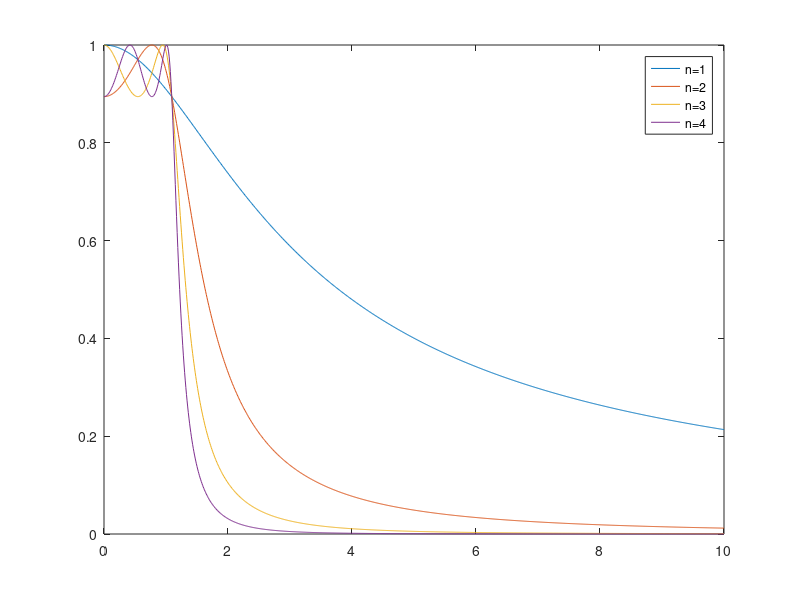
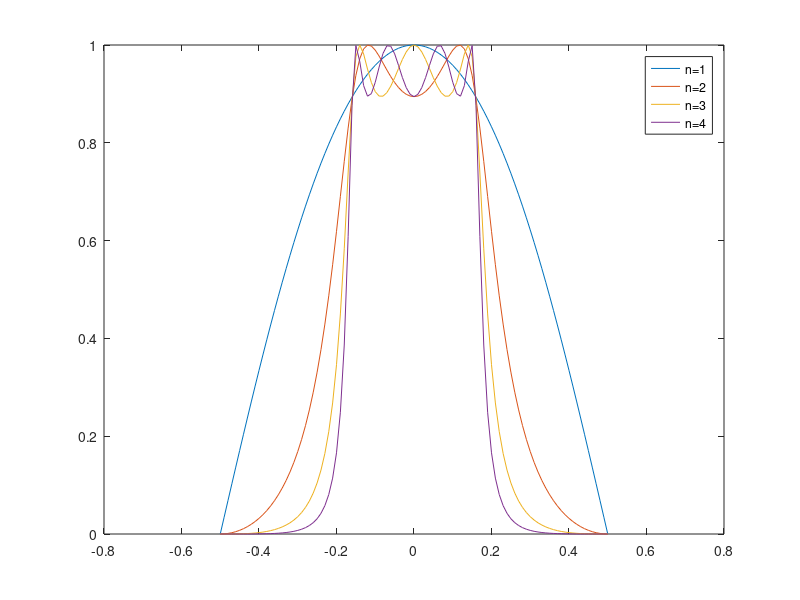

Reproduce these figures in MATLAB, in order.
clc;
clear all;
close all;



digitalf = 1;
T = 1;
T1 = 2*pi*T;
order =1;
analogf = 2*tan(digitalf/2)



analogfreq = 0:0.01:10;
p = length(analogfreq);
analog = zeros(size(analogfreq));
for j = 1:p
s = analogfreq(j);
m = s/analogf;
if abs(m) <= 1
cn = cosd(order*acosd(m));
else
cn = cosh(order*acosh(m));
end
analog(j) = 1/sqrt((1 + 0.25*(cn^2)));
end





x = -T/2:0.01:T/2;
k = length(x);
analog2 = zeros(size(x));
for j = 1:k
z = exp(i*2*pi*x(j));
s = 2*(z-1)/(z+1);
m = abs(s)/analogf;
if abs(m) <= 1
cn = cosd(order*acosd(m));
else
cn = cosh(order*acosh(m));
end
analog2(j) = 1/sqrt((1 + 0.25*(cn^2)));
end



figure(1);
plot(analogfreq,abs(analog));
hold on;



%figure(2);
%plot(x,digital);



figure(2);
plot(x,analog2);
hold on;
order =2;
analogf = 2*tan(digitalf/2)



analogfreq = 0:0.01:10;
p = length(analogfreq);
analog = zeros(size(analogfreq));
for j = 1:p
s = analogfreq(j);
m = s/analogf;
if abs(m) <= 1
cn = cosd(order*acosd(m));
else
cn = cosh(order*acosh(m));
end
analog(j) = 1/sqrt((1 + 0.25*(cn^2)));
end





x = -T/2:0.01:T/2;
k = length(x);
analog2 = zeros(size(x));
for j = 1:k
z = exp(i*2*pi*x(j));
s = 2*(z-1)/(z+1);
m = abs(s)/analogf;
if abs(m) <= 1
cn = cosd(order*acosd(m));
else
cn = cosh(order*acosh(m));
end
analog2(j) = 1/sqrt((1 + 0.25*(cn^2)));
end



figure(1);
plot(analogfreq,abs(analog));
hold on;



%figure(2);
%plot(x,digital);



figure(2);
plot(x,analog2);
hold on;
order =3;
analogf = 2*tan(digitalf/2)



analogfreq = 0:0.01:10;
p = length(analogfreq);
analog = zeros(size(analogfreq));
for j = 1:p
s = analogfreq(j);
m = s/analogf;
if abs(x) <= 1
cn = cosd(order*acosd(m));
else
cn = cosh(order*acosh(m));
end
analog(j) = 1/sqrt((1 + 0.25*(cn^2)));
end





x = -T/2:0.01:T/2;
k = length(x);
analog2 = zeros(size(x));
for j = 1:k
z = exp(i*2*pi*x(j));
s = 2*(z-1)/(z+1);
m = abs(s)/analogf;
if abs(m) <= 1
cn = cosd(order*acosd(m));
else
cn = cosh(order*acosh(m));
end
analog2(j) = 1/sqrt((1 + 0.25*(cn^2)));
end



figure(1);
plot(analogfreq,abs(analog));
hold on;



%figure(2);
%plot(x,digital);



figure(2);
plot(x,analog2);
legend('n=3');
hold on;
order =4;
analogf = 2*tan(digitalf/2)



analogfreq = 0:0.01:10;
p = length(analogfreq);
analog = zeros(size(analogfreq));
for j = 1:p
s = analogfreq(j);
m = s/analogf;
if abs(m) <= 1
cn = cosd(order*acosd(m));
else
cn = cosh(order*acosh(m));
end
analog(j) = 1/sqrt((1 + 0.25*(cn^2)));
end





x = -T/2:0.01:T/2;
k = length(x);
analog2 = zeros(size(x));
for j = 1:k
z = exp(i*2*pi*x(j));
s = 2*(z-1)/(z+1);
m = abs(s)/analogf;
if abs(m) <= 1
cn = cosd(order*acosd(m));
else
cn = cosh(order*acosh(m));
end
analog2(j) = 1/sqrt((1 + 0.25*(cn^2)));
end



figure(1);
plot(analogfreq,abs(analog));
legend('n=1','n=2','n=3','n=4');
%figure(2);
%plot(x,digital);



figure(2);
plot(x,analog2);
legend('n=1','n=2','n=3','n=4');